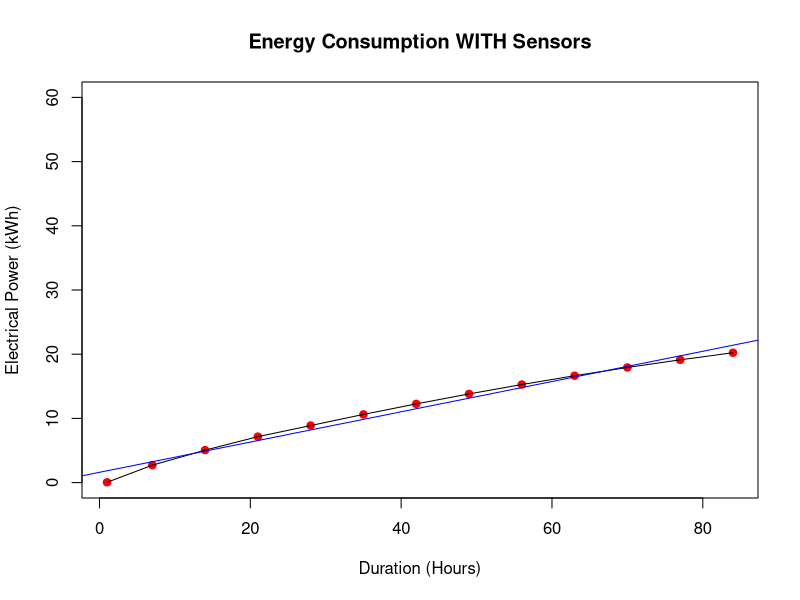
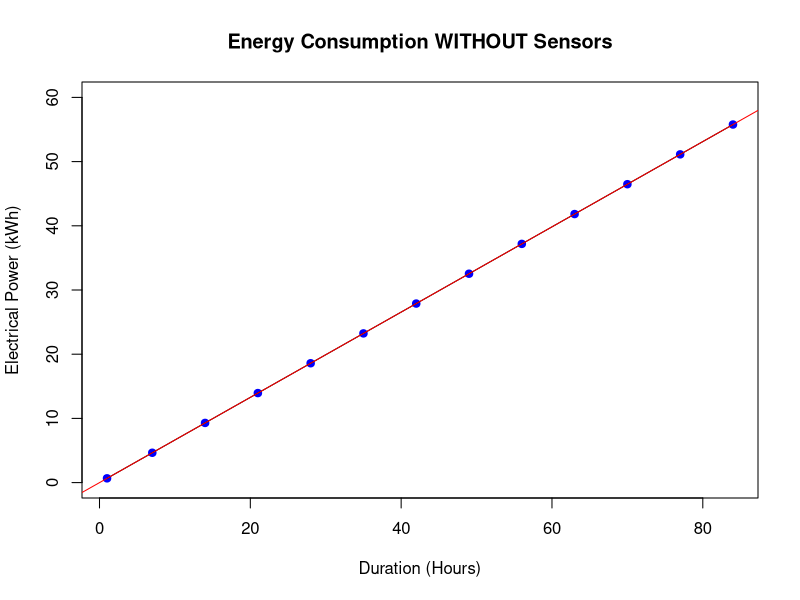

The R source for these figures, in order:
## ---- chunk 1


Tws = data.frame( duration =        c(1,7,14,21,28,35,42,49,56,63,70,77,84),
                  with_sensor =  c(0.05, 2.711, 5.058, 7.158, 8.890, 10.622, 12.264, 13.816, 15.278,16.651,17.933, 19.126, 20.229),
                  energy_duration = c(24.10, 41.67, 45.59, 48.66, 52.18, 54.29,56.02, 57.54, 58.91, 60.20, 61.42, 62.59, 63.73))

Tws


y=c(1,7,14,21,28,35,42,49,56,63,70,77,84)
x=c(0.05, 2.711, 5.058, 7.158, 8.890, 10.622,                                          12.264, 13.816, 15.278,16.651,17.933, 19.126,                                      20.229)
z=c(24.10, 41.67, 45.59, 48.66, 52.18, 54.29,                                           56.02, 57.54, 58.91, 60.20, 61.42, 62.59,                                           63.73)


plot(x~y,
     main = "Energy Consumption WITH Sensors",
     xlab= "Duration (Hours)",
     ylab = "Electrical Power (kWh)",
     cex= 1,
     ylim = c(0, 60),
     col = "red",
     pch=21,  
     bg="red")

lines(x~y,
     bg="red")

line=lm(x~y)
abline(line, col="blue")


## ---- chunk 2
Twos = data.frame( duration =        c(1,7,14,21,28,35,42,49,56,63,70,77,84),
                  without_sensor =  c(0.664, 4.648, 9.296, 13.944, 18.592, 23.24,                                         27.888, 32.536, 37.184, 41.832, 46.48,                                              51.128, 55.776 ), 
                  energy_duration = c(24.10, 41.67, 45.59, 48.66, 52.18, 54.29,                                           56.02, 57.54, 58.91, 60.20, 61.42, 62.59,                                           63.73))

Twos

## ---- chunk 3
y=c(1,7,14,21,28,35,42,49,56,63,70,77,84)
x=c(0.664, 4.648, 9.296, 13.944, 18.592, 23.24,                                         27.888, 32.536, 37.184, 41.832, 46.48,                                              51.128, 55.776 )
z=c(24.10, 41.67, 45.59, 48.66, 52.18, 54.29,                                           56.02, 57.54, 58.91, 60.20, 61.42, 62.59,                                           63.73)


plot(x~y,
     main = "Energy Consumption WITHOUT Sensors",
     xlab= "Duration (Hours)",
     ylab = "Electrical Power (kWh)",
     cex= 1,
     ylim = c(0, 60),
     col = "blue",
     pch=21,  
     bg="blue")

lines(x~y,
     bg="red")

line=lm(x~y)
abline(line, col="red")
